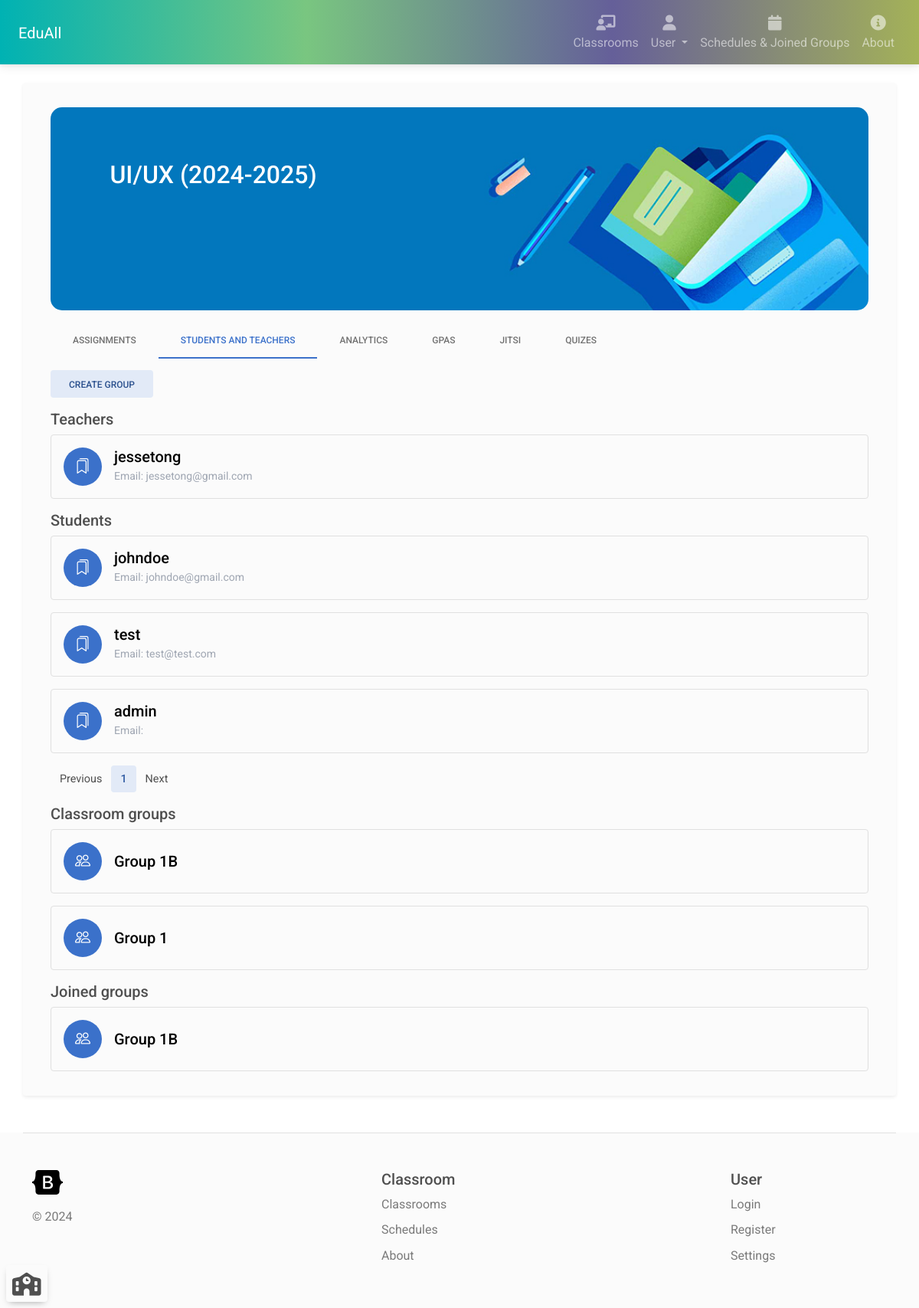
The page /classroom/1/users (signed in) on the database its author committed.
### classroom_manager/models.py (models this page shows, shortened)
class Classroom(models.Model):
    name = models.CharField(max_length=200)
    teachers = models.ManyToManyField(User, related_name="classroom_teacher")
    students = models.ManyToManyField(User, related_name="classroom_student")
    description = models.CharField(max_length=3000)
    background = models.CharField(max_length=200, default=get_random_class_image)

class LearnGroup(models.Model):
    students = models.ManyToManyField(User, related_name="learn_group_student")
    classroom = models.ForeignKey(Classroom, on_delete=models.CASCADE)
    name = models.CharField(max_length=200)

### classroom_manager/views.py (the view)
# urls.py: path('classroom/<int:classroomId>/users', views.classroomUsers, name="classroom_details_users"),
@login_required(login_url='login')
def classroomUsers(request: HttpRequest, classroomId):
    if request.method == 'GET':
        classroom = Classroom.objects.filter(id=classroomId).first()
    if classroom != None:
        groups = LearnGroup.objects.filter(classroom=classroom).all()
        groupsJoined = LearnGroup.objects.filter(students__id__contains=request.user.id).all()
        try:
            page = int(request.GET.get('page', 1))
        except:
            page = 1
        if page <= 0:
            page = 1
        limit = 10
        studentCount = classroom.students.count()
        pageLimit = ceil(studentCount / limit)
        if page > pageLimit:
            page = pageLimit
        startPagination = max(1, page - 2)
        endPagination = min(pageLimit, page + 2)
        pageRange = list(range(startPagination, endPagination + 1))
        students = classroom.students.order_by("id").all()[(page - 1)*limit : page*limit]
        teachers = classroom.teachers.order_by("id").all()
        isCurrentUserTeacher = isTeacher(request.user.id, classroom.id)
        context = {'classroom': classroom, 'students': students, 'teachers': teachers, 'classroomId': id,
                     'isTeacher': isCurrentUserTeacher, 'joinPath': request.get_host() + reverse('join_classroom_by_id', args=[classroomId]),
                      'pageRange': pageRange, 'currentPage': page, 'groups': groups, 'joinedGroups': groupsJoined, 'currentClassroom': classroom }
        return render(request, 'classroom_details_users.html', context)
    else:
        return render(request, '404page.html')

### classroom_manager/views.py (called while the page is built)
def isTeacher(userId, classroomId):
    user = User.objects.filter(id=userId).first()
    classroom = Classroom.objects.filter(id=classroomId, teachers__id__contains=userId).first()
    if user == None or classroom == None:
        return False
    return True

### classroom_manager/templates/classroom_details_users.html (shortened to what this page needs)
{% extends 'navbar.html' %}
{% block content %}
{% load static %}
    <div class="container">
        <div style="width: 100%;" class="mt-3 position-relative">
            {% load static %}
            <img style="width: 100%; border-radius: 15px;"  src="{% static classroom.background %}"/ >
            <div style="padding: 1rem 1.5rem; top: 20%; left: 5%; width: 85%; color: white;" class="position-absolute">
                <h2 style="text-overflow: ellipsis; overflow: hidden; display: block; whitespace: no-wrap;">{{ classroom.name }}</h2>
            </div>
        </div>
        <ul class="nav nav-tabs mb-2 mt-3 bg-light">
            <li class="nav-item">
                <a class="nav-link" aria-current="page" href="{% url 'classroom_details' classroom.id %}">Assignments</a>
            </li>
            <li class="nav-item">
                <a class="nav-link active bg-light" aria-current="page" href="#">Students and teachers</a>
            </li>
            {% if isTeacher %}
            <li class="nav-item">
                <a class="nav-link" href="{% url 'classroom_analytics' classroom.id %}">Analytics</a>
            </li>
            {% endif %}
            <li class="nav-item">
                <a class="nav-link" href="{% url 'gpa_by_classroom_id' classroom.id %}">GPAs</a>
            </li>
            <li class="nav-item">
                <a class="nav-link" aria-current="page" href="{% url 'classroom_jitsi' classroom.id %}">Jitsi</a>
            </li>
            <li class="nav-item">
                <a class="nav-link" aria-current="page" href="{% url 'quiz_page' classroom.id %}">Quizes</a>
            </li>
        </ul>
        <div>
            <button type="button" class="btn btn-secondary mt-2 mb-3" data-bs-toggle="modal" data-bs-target="#createLearnGroupModal">
                Create group
            </button>
            <h5>Teachers</h5>
            {% for teacher in teachers %}
            <div class="border rounded p-3 mb-3">
                <div class="d-flex align-items-center">
                    <div class="bg-primary rounded-circle me-2" style="width: 50px; height: 50px; position: relative;">
                        <i class="bi bi-bookmarks text-white" style="font-size: 20px; position: absolute; top: 50%; left: 50%; transform: translate(-50%, -50%);"></i>
                    </div>
                    <div class="ms-2">
                        <h5 class="text-black m-auto">{{ teacher.username }}</h5>
                        <p class="text-secondary m-auto"><small>Email: {{ teacher.email }}</small></p>
                    </div>
                </div>
            </div>
            {% endfor %}
            <h5>Students</h5>
            {% for student in students %}
                <div class="border rounded p-3 mb-3">
                    <div class="d-flex align-items-center">
                        <div class="bg-primary rounded-circle me-2" style="width: 50px; height: 50px; position: relative;">
                            <i class="bi bi-bookmarks text-white" style="font-size: 20px; position: absolute; top: 50%; left: 50%; transform: translate(-50%, -50%);"></i>
                        </div>
                        <div class="ms-2">
                            <h5 class="text-black m-auto">{{ student.username }}</h5>
                            <p class="text-secondary m-auto"><small>Email: {{ student.email }}</small></p>
                        </div>
                    </div>
                </div>
            {% endfor %}
            <ul class="pagination mt-2">
                <li class="page-item"><a class="page-link" href="{% url 'classroom_details_users' classroom.id %}?page={{ currentPage|add:"-1" }}">Previous</a></li>
                {% for page in pageRange %}
                    {% if page == currentPage%}
                    <li class="page-item active"><a class="page-link" href="{% url 'classroom_details_users' classroom.id %}?page={{ page }}">{{ page }}</a></li>
                    {% else %}
                    <li class="page-item"><a class="page-link" href="{% url 'classroom_details_users' classroom.id %}?page={{ page }}">{{ page }}</a></li>
                    {% endif %}
                {% endfor %}
                <li class="page-item"><a class="page-link" href="{% url 'classroom_details_users' classroom.id %}?page={{ currentPage|add:"1" }}">Next</a></li>
            </ul>
            {% if isTeacher %}
            <h5>Classroom groups</h5>
            {% for group in groups %}
            <div class="border rounded p-3 mb-3">
                <div class="d-flex align-items-center">
                    <div class="bg-primary rounded-circle me-2" style="width: 50px; height: 50px; position: relative;">
                        <i class="bi bi-people text-white" style="font-size: 20px; position: absolute; top: 50%; left: 50%; transform: translate(-50%, -50%);"></i>
                    </div>
                    <div class="ms-2">
                        <a href="{% url 'learn_group_details' group.id %}" class="text-black text-decoration-none"><h5 class="text-black m-auto">{{ group.name }}</h5></a>
                    </div>
                </div>
            </div>
            {% endfor %}
            {% endif %}
            <h5>Joined groups</h5>
            {% for group in joinedGroups %}
            <div class="border rounded p-3 mb-3">
                <div class="d-flex align-items-center">
                    <div class="bg-primary rounded-circle me-2" style="width: 50px; height: 50px; position: relative;">
                        <i class="bi bi-people text-white" style="font-size: 20px; position: absolute; top: 50%; left: 50%; transform: translate(-50%, -50%);"></i>
                    </div>
                    <div class="ms-2">
                        <a href="{% url 'learn_group_details' group.id %}" class="text-black text-decoration-none"><h5 class="text-black m-auto">{{ group.name }}</h5></a>
                    </div>
                </div>
            </div>
            {% endfor %}
        </div>
    </div>
{% endblock %}

### classroom_manager/static/css/variables.css (style rules this page uses)
:root { --primary: #155bd5; --primary-dark: #1c3ab6; --primary-light: #e2f1ff; --accent: #00d4d7; --accent-dark: #00bac1; --accent-light: #dff9f8; --success: #13d527; --success-dark: #00ae11; --success-light: #eafbe7; --secondary: #8f15d5; --secondary-dark: #6013c7; --secondary-light: #f4e5fa; --info: #15b2d5; --info-dark: #0f8ca8; --info-light: #e0f5fa; --caution: #dbbb25; --caution-dark: #d58f15; --caution-light: #fbf9e4; --error: #e6185e; --error-dark: #bf1257; --error-light: #fce4eb; --black: #1d1d1d; --dark-1: #2d2d2d; --dark-2: #4d4d4d; --dark-3: #6d6d6d; --gray-1: #8d8d8d; --gray-2: #adadad; --gray-3: #cdcdcd; --gray-4: #e0e0e0; --light-1: #efefef; --light-2: #f5f5f5; --light-3: #fafafa; --white: #ffffff; --gradient-1: linear-gradient(180deg, #155bd5 0%, #1c3ab6 100%); --gradient-2: linear-gradient(180deg, #155bd5 13.02%, #00d4d7 85.42%); --gradient-3: linear-gradient(180deg, #155bd5 0%, #8f15d5 100%); --gradient-4: linear-gradient(180deg, #155bd5 0%, #13d527 100%); --gradient-5: linear-gradient(180deg, #155bd5 0%, #15bbd5 100%); --gradient-6: linear-gradient(180deg, #155bd5 0%, #dbbb25 100%); --gradient-7: linear-gradient(180deg, #155bd5 0%, #e6185e 100%); --gradient-8: linear-gradient(180deg, #1c3ab6 0%, #00bac1 100%); --gradient-9: linear-gradient(180deg, #00d4d7 13.02%, #155bd5 85.42%); --shadow-1: 0px 0px 1px rgba(40, 41, 61, 0.08), 0px 0.5px 2px rgba(96, 97, 112, 0.16); --shadow-2: 0px 0px 1px rgba(40, 41, 61, 0.04), 0px 2px 4px rgba(96, 97, 112, 0.16); --shadow-3: 0px 0px 2px rgba(40, 41, 61, 0.04), 0px 4px 8px rgba(96, 97, 112, 0.16); --shadow-4: 0px 2px 4px rgba(40, 41, 61, 0.04), 0px 8px 16px rgba(96, 97, 112, 0.16); --shadow-5: 0px 2px 8px rgba(40, 41, 61, 0.04), 0px 16px 24px rgba(96, 97, 112, 0.16); --shadow-6: 0px 2px 8px rgba(40, 41, 61, 0.08), 0px 20px 32px rgba(96, 97, 112, 0.24); }

### rows shown on the page
Classroom: background (picture), name "UI/UX (2024-2025)"
LearnGroup: name "Group 1B"
LearnGroup: name "Group 1"

### other values the page prints
{{ teacher.username }} "jessetong"
{{ teacher.email }} "jessetong@gmail.com"
{{ student.username }} "johndoe"
{{ student.email }} "johndoe@gmail.com"
{{ student.username }} "test"
{{ student.email }} "test@test.com"
{{ student.username }} "admin"
{{ page }} "1"
